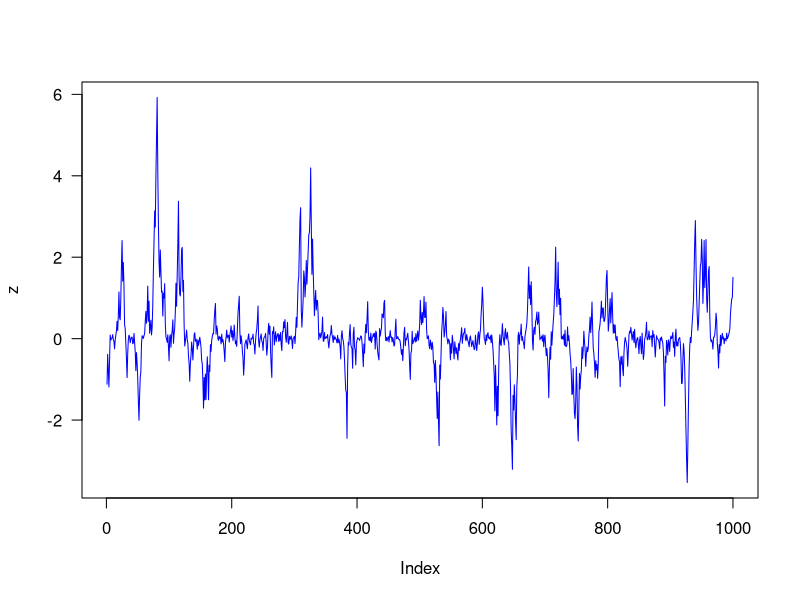
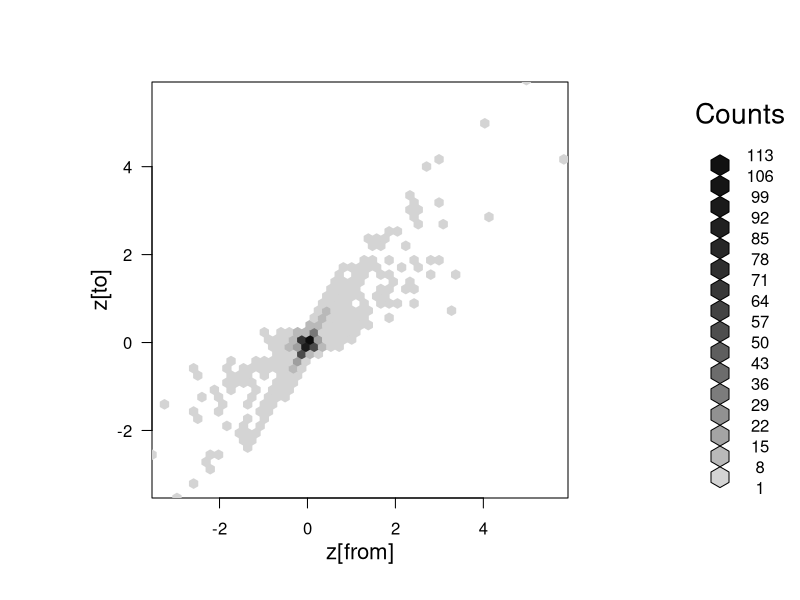
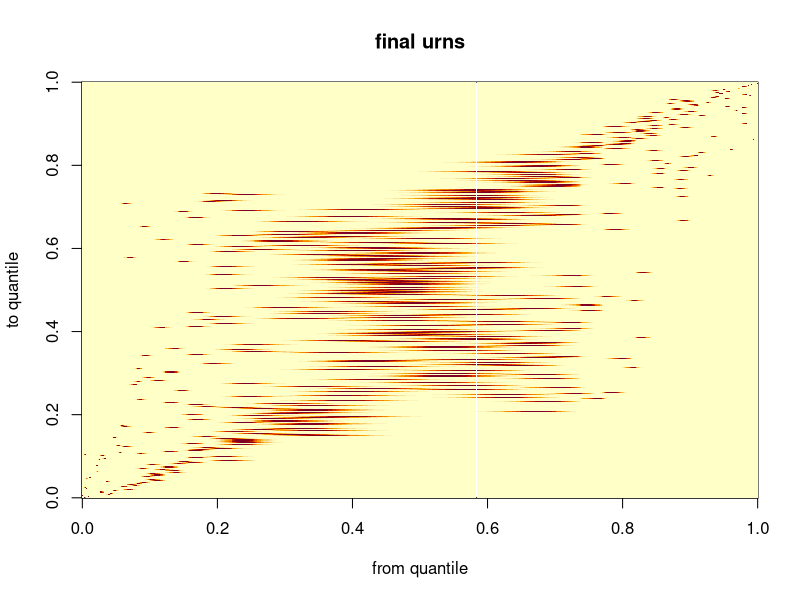
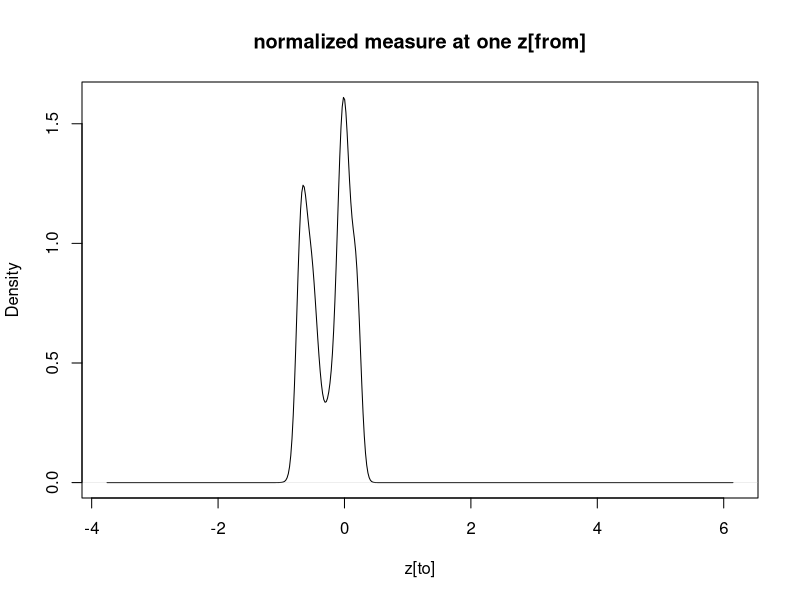

These figures' R source, in order:
## ---- chunk 1
knitr::opts_chunk$set(fig.width=6, fig.height=6, fig.path='Figs/',
                      echo=FALSE, warning=FALSE, message=FALSE)
## ---- chunk 2
# a synthetic autoregressive example, but with goofy bimodal conditionals

set.seed(312345126)

rbimod <- function(mu, delta=2, sig=(1/4), phi=.95 )
 {
   # make a biomodal draw centered at mu
   sgn <- sample( c(-delta,delta), size=1, prob=c(1/2,1/2) ) 
   x <- phi*mu + sig*(rnorm(1)+sgn)*sqrt(abs(mu))
   x
 }

n <- 1000
x <- numeric(n)
x[1] <- rnorm(1)
for( i in 2:n){ x[i] <- rbimod(x[i-1]) }
## ---- chunk 3
B <- n
y <- x[2:B] - x[1:(B-1)] ## the deviations


x.from <- x[1:(B-1)]
x.to <- x[2:B]
## ---- chunk 4
plot(x, ylab="z", type="l",  col="blue", las=1)

## ---- chunk 5
library(hexbin)
h <- hexbin( cbind(x.from, x.to), xbins=50, xlab="z[from]", ylab="z[to]" )
plot(h)
## ---- chunk 6

# reordered by response level
oo <- order(x.from)
x.from.o <- x.from[oo]
x.to.o <- x.to[oo]

tau <- 1/1000
env <- outer(x.from.o,x.from.o,function(u,v){ exp( -(1/tau)*(u-v)^2 ) } )


# Now we realign to x.to2

oo2 <- order( x.to.o )
x.to.o2 <- x.to.o[oo2] ## sorted x.to's

env2 <- env[,oo2]


## one case
w <- env2[200,]/sum( env2[200,] )
k200 <- density( x.to.o2, weights=w )

image( sqrt(env2), xlab="from quantile", ylab="to quantile", main="final urns" )

## ---- chunk 7
## show how k200, for example, approximates the generative kernel at that x.from position...

## one case
w <- env2[200,]/sum( env2[200,] )
k200 <- density( x.to.o2, weights=w ) 
plot(k200,main="normalized measure at one z[from]", xlab="z[to]")
